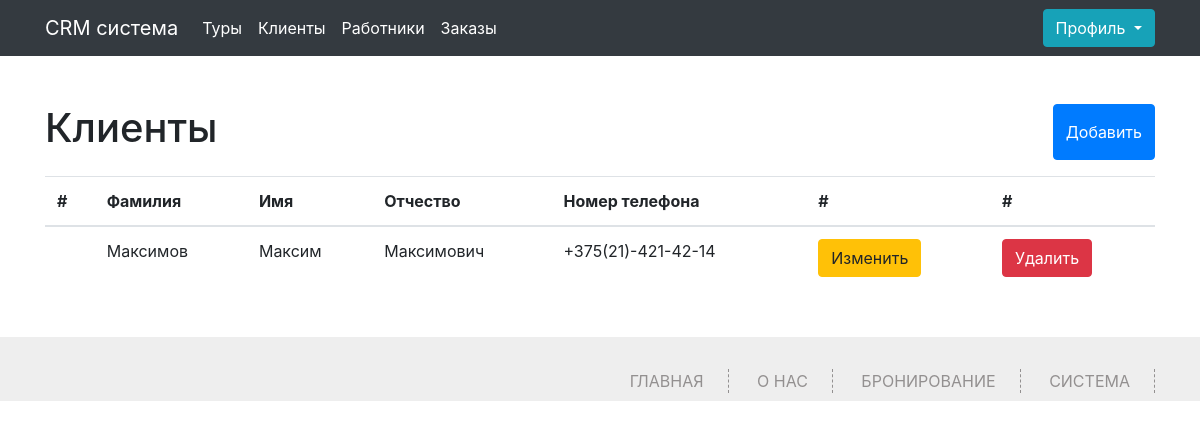
Before: /clients (signed in) with the older database file.
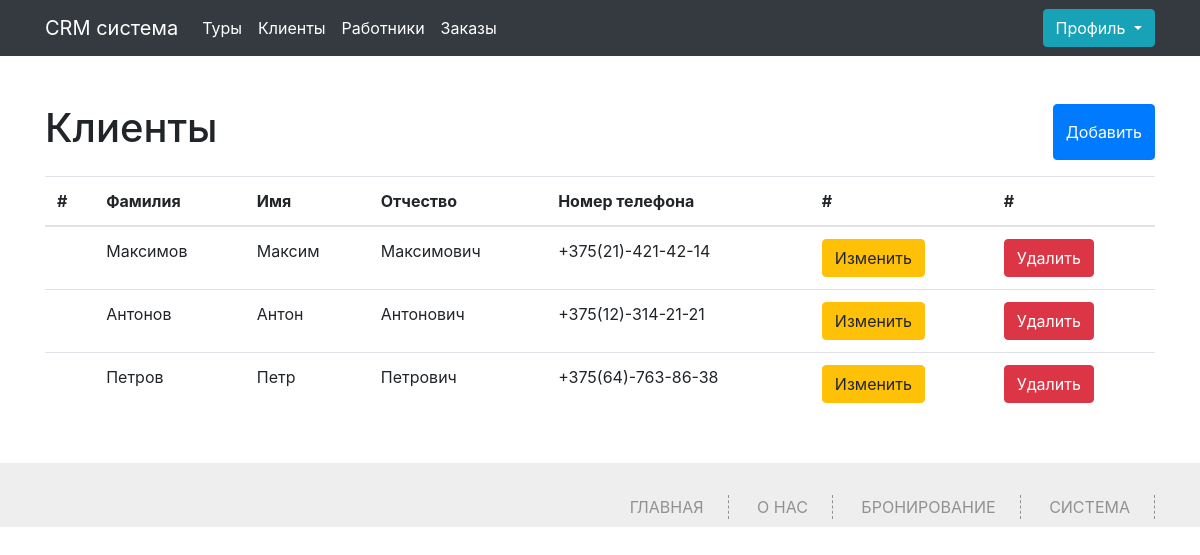
After: the same page with the newer database file.
### app.py (models this page shows, shortened)
class Client(db.Model):
    id = db.Column(db.Integer,primary_key=True)
    name = db.Column(db.String(100))
    surname = db.Column(db.String(100))
    secondname = db.Column(db.String(100))
    phone = db.Column(db.Integer,unique=True)
    order_id = db.relationship('Orders', backref='client', lazy='dynamic')

### app.py (the view, shortened to what this page needs)
@app.route('/clients', methods=['GET', 'POST'])
def clients():
    if 'name' not in session:
        abort(401)
    clients = Client.query.all()
    return render_template("clients.html",clients=clients)

### app.py (called while the page is built)
@app.context_processor
def inject_user():
    def get_user_name():
        if 'name' in session:
            return Worker.query.filter_by(phone=session['name']).first()
    return dict(active_user=get_user_name())

### templates/clients.html (shortened to what this page needs)
{% extends 'base.html' %}
{% block main %}
<div class="container">
	<div class="content my-5">
		<div class="d-flex justify-content-between my-3">
			<h1>Клиенты</h1>
			<button type="button" class="btn btn-primary" data-toggle="modal" data-target="#exampleModal">
				Добавить
			  </button>
		</div>
  {% if not clients%}
  <h2>Список пуст!</h2>
  {%else%}
		<table class="table">
			<thead>
			  <tr>
				<th scope="col">#</th>
				<th scope="col">Фамилия</th>
				<th scope="col">Имя</th>
				<th scope="col">Отчество</th>
				<th scope="col">Номер телефона</th>
				<th scope="col">#</th>
				<th scope="col">#</th>
			  </tr>
			</thead>
			<tbody>
				{%for client in clients%}
			  <tr>
				<th scope="row"></th>
				<td>{{client.surname}}</td>
				<td>{{client.name}}</td>
				<td>{{client.secondname}}</td>
				<td>{{client.phone}}</td>
<td><button type="button" class="btn btn-warning" data-toggle="modal" data-target="#exampleModal{{client.id}}"> Изменить</button></td>
<td><a href="/delete_client/{{client.id}}" class="btn btn-danger">Удалить</a></td>
			  </tr>
			  {%endfor%}
			</tbody>
		  </table>
		  {%endif%}
	</div>
</div>
{% endblock %}

Changed rows visible on the page:
added Client: surname "Антонов", name "Антон", secondname "Антонович", phone "+375(12)-314-21-21"
added Client: surname "Петров", name "Петр", secondname "Петрович", phone "+375(64)-763-86-38"
